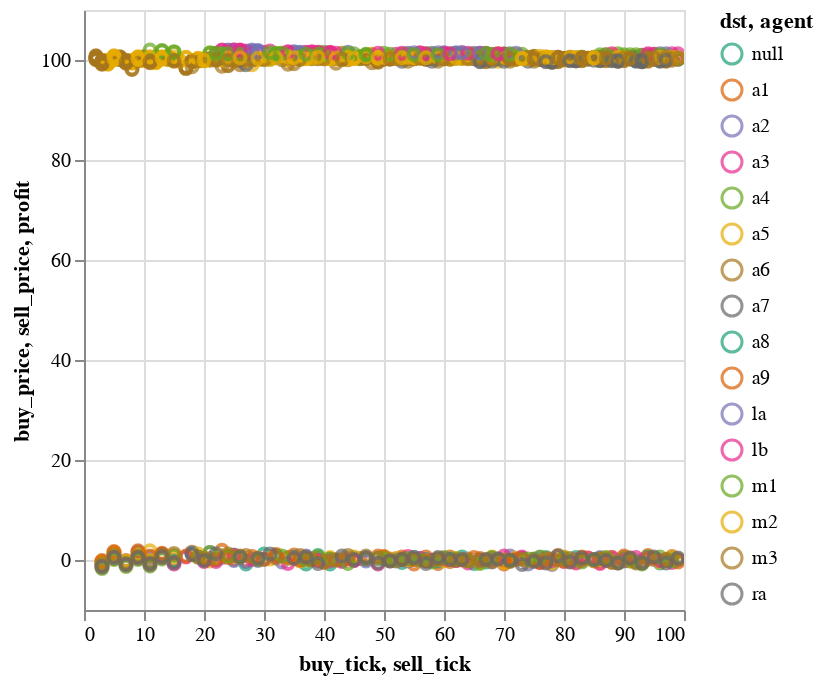

This figure's notebook cell:
### Code cell
def plot_buy_and_sell_prices(trades: pl.DataFrame):
    buy = alt.Chart(trades).encode(
        x='buy_tick:Q',
        y='buy_price:Q',
        color=alt.Color('dst:N').scale(scheme='dark2'),
    )
    sell = alt.Chart(trades).encode(
        x='sell_tick:Q',
        y='sell_price:Q',
        color=alt.Color('dst:N').scale(scheme='dark2'),
    )
    
    return (buy.mark_point()+sell.mark_point()).interactive()

plot_buy_and_sell_prices(routes) + plot_trades(routes)

### Figure 1 — Vega-Lite specification as saved in the notebook (floating-point values rounded to 4 significant figures; data arrays with more than 128 entries replaced by an {"elided": "..."} marker saying what was removed)
{"config": {"view": {"continuousWidth": 300, "continuousHeight": 300}}, "layer": [{"mark": {"type": "point"}, "encoding": {"color": {"field": "dst", "scale": {"scheme": "dark2"}, "type": "nominal"}, "x": {"field": "buy_tick", "type": "quantitative"}, "y": {"field": "buy_price", "type": "quantitative"}}, "name": "view_8"}, {"mark": {"type": "point"}, "encoding": {"color": {"field": "dst", "scale": {"scheme": "dark2"}, "type": "nominal"}, "x": {"field": "sell_tick", "type": "quantitative"}, "y": {"field": "sell_price", "type": "quantitative"}}}, {"mark": {"type": "point"}, "encoding": {"color": {"field": "agent", "scale": {"scheme": "dark2"}, "type": "nominal"}, "x": {"field": "sell_tick", "type": "quantitative"}, "y": {"field": "profit", "type": "quantitative"}}, "name": "view_9"}], "data": {"name": "data-400b079725225db14b3938e3fbe93dd6"}, "params": [{"name": "param_21", "select": {"type": "interval", "encodings": ["x", "y"]}, "bind": "scales", "views": ["view_8"]}, {"name": "param_22", "select": {"type": "interval", "encodings": ["x", "y"]}, "bind": "scales", "views": ["view_9"]}], "$schema": "https://vega.github.io/schema/vega-lite/v5.8.0.json", "datasets": {"data-400b079725225db14b3938e3fbe93dd6": {"elided": "386 records"}}}
